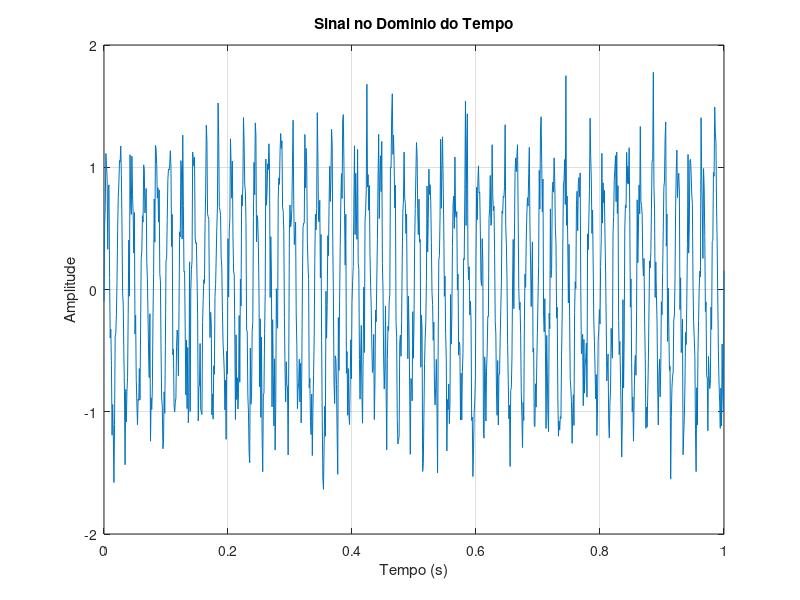
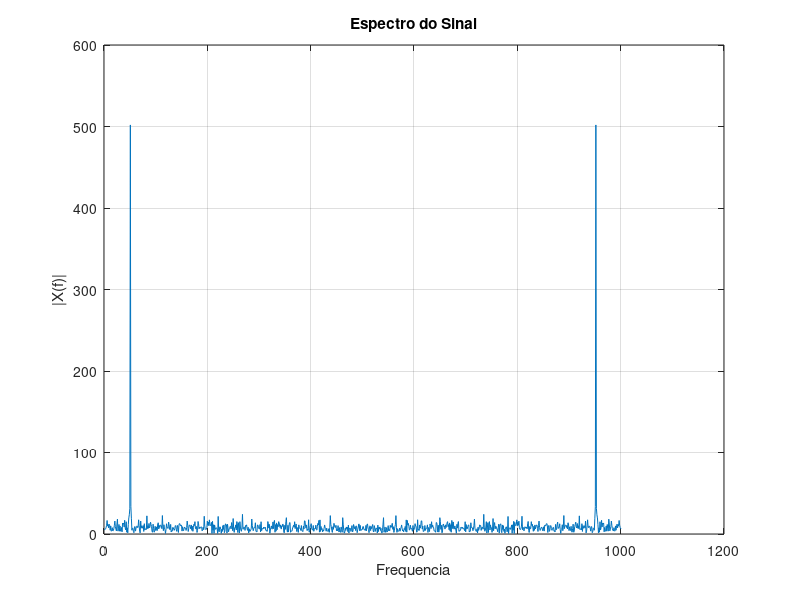

These figures' MATLAB source, in order:
% =========================================================
% QUESTAO 10
% Analise espectral de sinal com ruido
% =========================================================

clc;
clear;
close all;

% Frequencia de amostragem
Fs = 1000;

% Vetor de tempo
 t = 0:1/Fs:1;

% Geracao do sinal senoidal
x = sin(2*pi*50*t);

% Adicao de ruido gaussiano
x = x + 0.3*randn(size(t));

% Plot do sinal no dominio do tempo
figure;
plot(t,x);

title('Sinal no Dominio do Tempo');
xlabel('Tempo (s)');
ylabel('Amplitude');
grid on;

% FFT do sinal
X = fft(x);

% Plot do espectro
figure;
plot(abs(X));

title('Espectro do Sinal');
xlabel('Frequencia');
ylabel('|X(f)|');
grid on;
